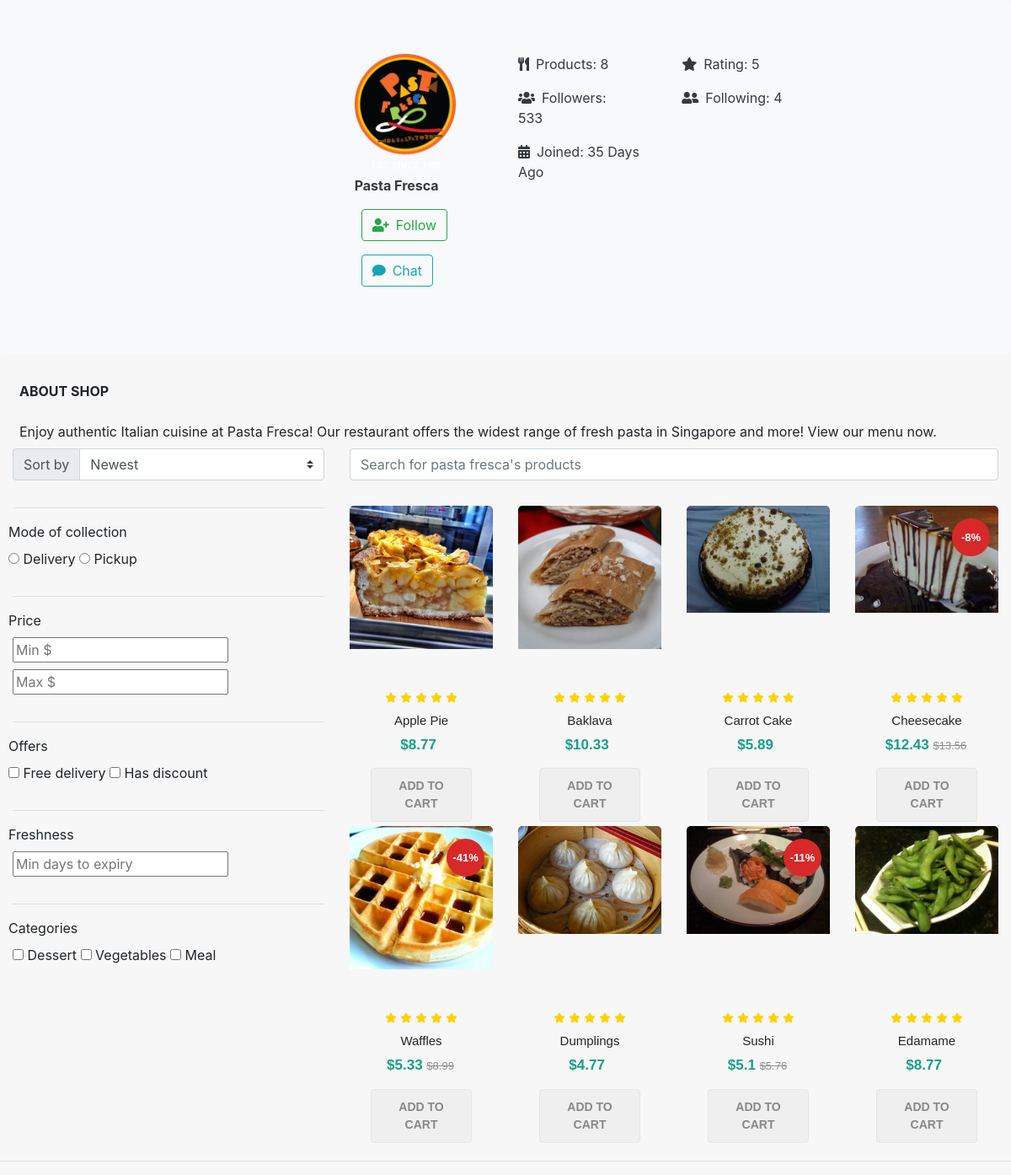
Screenshot of /view_company.php?company_name=pasta fresca with the database file from the repository.
### tables this page shows
CREATE TABLE IF NOT EXISTS `company` (
  `company_id` int(255) NOT NULL AUTO_INCREMENT,
  `address` varchar(1000) NOT NULL,
  `description` varchar(9999) NOT NULL,
  `following` varchar(1000) NOT NULL,
  `joined_date` date NOT NULL,
  `name` varchar(255) NOT NULL,
  `password` varchar(1000) NOT NULL,
  `rating` float NOT NULL,
  PRIMARY KEY (`company_id`)
);

CREATE TABLE IF NOT EXISTS `product` (
  `product_id` int(255) NOT NULL AUTO_INCREMENT,
  `company_id` int(255) NOT NULL,
  `decay_date` date NOT NULL,
  `decay_time` time(6) NOT NULL,
  `name` varchar(1000) NOT NULL,
  `posted_date` date NOT NULL,
  `posted_time` time(6) NOT NULL,
  `price_after` float NOT NULL,
  `price_before` float NOT NULL,
  `quantity` int(255) NOT NULL,
  `type` varchar(1000) NOT NULL,
  `mode_of_collection` varchar(9999) NOT NULL DEFAULT 'pickup',
  PRIMARY KEY (`product_id`)
);

### include/productDAO.php (called while the page is built, shortened)
<?php
class productDAO {
    public function retrieve_product_by_company($company_id){
        $sql = "SELECT * FROM product WHERE company_id = :company_id";
        $connMgr = new ConnectionManager();
        $conn = $connMgr->getConnection();
        $stmt = $conn->prepare($sql);
        $stmt->bindParam(':company_id', $company_id, PDO::PARAM_STR);
        $stmt->setFetchMode(PDO::FETCH_ASSOC);
        $stmt->execute();
        $result = [];
        while($row = $stmt->fetch(PDO::FETCH_ASSOC)) {
            $result[] = new product($row['product_id'], $row['company_id'], $row['decay_date'], $row['decay_time'], $row['name'], $row['posted_date'], $row['posted_time'], $row['price_after'], $row['price_before'], $row['quantity'], $row['type'], $row['mode_of_collection']);
        }
        return $result;
    }
}
?>

### include/companyDAO.php (called while the page is built, shortened)
<?php
class companyDAO {
    public function retrieve_company_from_company_name($name){
        $sql = "SELECT * FROM company WHERE name = :name";
        $connMgr = new ConnectionManager();
        $conn = $connMgr->getConnection();
        $stmt = $conn->prepare($sql);
        $stmt->bindParam(':name', $name, PDO::PARAM_STR);
        $stmt->setFetchMode(PDO::FETCH_ASSOC);
        $stmt->execute();
        while($row = $stmt->fetch(PDO::FETCH_ASSOC)) {
            $result = new company($row['company_id'], $row['address'], $row['description'], $row['following'], $row['joined_date'], $row['name'], $row['password'], $row['rating']);
        }
        return $result;
    }
}
?>

### include/company.php (called while the page is built, shortened)
<?php
class company {
    private $description;
    private $following;
    private $joined_date;
    private $rating;
    public function __construct($company_id, $address, $description, $following, $joined_date, $name, $password, $rating)
    {
        $this->description = $description;
        $this->following = $following;
        $this->joined_date = $joined_date;
        $this->rating = $rating;
    }
    public function get_description()
    {
        return $this->description;
    }
    public function get_following()
    {
        return $this->following;
    }
    public function get_joined_date()
    {
        return $this->joined_date;
    }
    public function get_rating()
    {
        return $this->rating;
    }
}
?>

### include/product.php (called while the page is built, shortened)
<?php
class product {
    private $product_id;
    private $company_id;
    private $decay_date;
    private $decay_time;
    private $name;
    private $posted_date;
    private $posted_time;
    private $price_after;
    private $price_before;
    private $quantity;
    private $type;
    private $mode_of_collection;
    public function __construct($product_id, $company_id, $decay_date, $decay_time, $name, $posted_date, $posted_time, $price_after, $price_before, $quantity, $type, $mode_of_collection)
    {
        $this->product_id = $product_id;
        $this->company_id = $company_id;
        $this->decay_date = $decay_date;
        $this->decay_time = $decay_time;
        $this->name = $name;
        $this->posted_date = $posted_date;
        $this->posted_time = $posted_time;
        $this->price_after = $price_after;
        $this->price_before = $price_before;
        $this->quantity = $quantity;
        $this->type = $type;
        $this->mode_of_collection = $mode_of_collection;
    }
    public function get_product_id()
    {
        return $this->product_id;
    }
    public function get_company_id()
    {
        return $this->company_id;
    }
    public function get_decay_date()
    {
        return $this->decay_date;
    }
    public function get_decay_time()
    {
        return $this->decay_time;
    }
    public function get_name()
    {
        return $this->name;
    }
    public function get_posted_date()
    {
        return $this->posted_date;
    }
    public function get_posted_time()
    {
        return $this->posted_time;
    }
    public function get_price_after()
    {
        return $this->price_after;
    }
    public function get_price_before()
    {
        return $this->price_before;
    }
    public function get_quantity()
    {
        return $this->quantity;
    }
    public function get_type()
    {
        return $this->type;
    }
    public function get_mode_of_collection()
    {
        return $this->mode_of_collection;
    }
}
?>

### view_company.php (the view, shortened to what this page needs)
<head>
</head>
<?php
  $companyDAO = new companyDAO();
  if (isset($_GET["company_name"])) {
      $company_name = $_GET["company_name"];
  }
  else {
    $company_name = "saizeriya";
    $company_id = "1";
  }
  $company = $companyDAO->retrieve_company_from_company_name($company_name);
  $company_id = $company-> get_company_id();
  $company_description = $company-> get_description();
  $company_following = $company-> get_following();
  $company_joined_date = $company-> get_joined_date();
  $company_rating = $company-> get_rating();
?>
<html>
<head>
  <link rel="stylesheet" href="https://use.fontawesome.com/releases/v5.11.2/css/all.css">
  <link rel="stylesheet" href="https://stackpath.bootstrapcdn.com/bootstrap/4.3.1/css/bootstrap.min.css">
  <link rel='stylesheet' href='css\maincss.css'>
<?php
    $productDAO = new productDAO();
    $company_products = $productDAO->retrieve_product_by_company($company_id);
    $company_products_count = count($company_products);
    $company_followers_count = "533";
    $start = strtotime($company_joined_date);
    $end = strtotime(date('Y-m-d'));
    $company_joined_days_ago = ceil(abs($end - $start) / 86400);
    $company_following_arr = explode(",", $company_following);
    $company_following_count = count($company_following_arr);
?>
<div class="jumbotron bg-light" name="companyinfo">
    <div class="row text-dark text-capitalize mb-3">
        <div class="col-md-4">
        </div>
        <div class="col-md-2">
            <img class="mr-2 mb-2" width="120px" src="images/profile_picture/company/<?php echo $company_id ?>.png"></img>
            <span class="font-weight-bold "><?php echo $company_name ?></span>
            <button type="button" id="follow_button" class="btn btn-outline-success ml-2 mt-3 mb-3" onclick='process_follow()'><i class="fas fa-user-plus mr-2"></i>Follow</button>
            <button type="button" onclick="location.href='inbox.php?user_id=1&user_type=user&target_id=<?php echo $company_id?>&target_type=company&target_name=<?php echo $company_name?>'" class="btn btn-outline-info ml-2"><i class="fas fa-comment mr-2"></i>Chat</button>
        </div>
        <div class="col-sm-6 col-md-2">
            <div class="mb-3"><i class="fas fa-utensils mr-2"></i>Products: <?php echo $company_products_count ?></div>
            <div class="mb-3"><i class="fas fa-users mr-2"></i>Followers: <div id='followers_count'><?php echo $company_followers_count ?></div></div>
            <div class="mb-3"><i class="fas fa-calendar-alt mr-2"></i>Joined: <?php echo $company_joined_days_ago ." Days Ago" ?></div>
        </div>
        <div class="col-sm-6 col-md-2">
            <div class="mb-3"><i class="fas fa-star mr-2"></i>Rating: <?php echo $company_rating ?></div>
            <div class="mb-3"><i class="fas fa-user-friends mr-2"></i>Following: <?php echo $company_following_count ?></div>
        </div>
        <div class="col-sm-6 col-md-2">
        </div>
    </div>
</div>
</head>
<body>
<div class='container-fluid'>
    <div class='row ml-2'>
        <div class='font-weight-bold'>ABOUT SHOP</div>
        <br>
        <span class='mb-2 '>
            <?php
                echo $company_description;
            ?>
        </span>
    </div>
    <div class='row'>
        <div name="filterform" class="col-md-4">
            <div class="form-row ">
                <div class="form-group col-12">
                    <div class="input-group">
                        <span class="input-group-prepend">
                            <label class="input-group-text" for="inputGroupSelect01">
                            Sort by</label>
                        </span>
                        <select class="form-control custom-select " id="sort_by" onchange = "sort_products();"                                                                                                                >
                            <option selected value="1">Newest</option>
                        </select>
                    </div>
                </div>
            </div>
            <hr>
            <div class="form-row mb-2">
                Mode of collection
            </div>
            <div class="form-row">
                <div class="form-group">
                    <input type="radio" id="mode_of_collection_delivery" name="mode_of_collection" value="delivery" onchange ='search_filter()'> Delivery
                    <input type="radio" id="mode_of_collection_pickup" name="mode_of_collection" value="pickup" onchange ='search_filter()'> Pickup
                </div>
            </div>
            <hr>
            <div class="form-row mb-2">
                Price
            </div>
            <div class="form-row">
                <div class="form-group col-12">
                    <input type="text" id="price_min" class="mb-2" oninput ='search_filter()' placeholder='Min $'></input>
                    <input type="text" id="price_max" oninput ='search_filter()' placeholder='Max $'></input>
                </div>
            </div>
            <hr>
            <div class="form-row mb-2">
                Offers
            </div>
            <div class="form-row">
                <div class="form-group">
                    <input type="checkbox" id="offers_free_delivery" onchange ='search_filter()'> Free delivery
                    <input type="checkbox" id="offers_has_discount" onchange ='search_filter()'> Has discount
                </div>
            </div>
            <hr>
            <div class="form-row mb-2">
                Freshness
            </div>
            <div class="form-row">
                <div class="form-group col-12">
                    <input type="number" id="freshness_min_days_to_expiry" min="1" step="1" oninput ='search_filter()' placeholder='Min days to expiry'></input>
                </div>
            </div>
            <hr>
            <div class="form-row mb-2">
                Categories
            </div>
            <div class="form-row">
                <div class="form-group col-12">
                    <input type="checkbox" id="categories_dessert" onchange ='search_filter()'> Dessert
                    <input type="checkbox" id="categories_vegetables" onchange ='search_filter()'> Vegetables
                    <input type="checkbox" id="categories_meal" onchange ='search_filter()'> Meal
                </div>
            </div>
        </div>
        <div class="grid_beside_filterform col-md-8">
            <div class="row" name="search_for_products">
                <div class="form-group col-12">
                    <input type="text" class="form-control" name="x" id="search_for_products" oninput ='search_filter()' placeholder="Search for <?php echo $company_name?>'s products">
                    <span class="input-group-btn">
                        <button class="btn btn-default" type="button">
                        </button>
                    </span>
                </div>
            </div>
            <div class="row" name="main_product_grid">
                <?php
                    foreach ($company_products as $product) {
                        $product_id = $product->get_product_id();
                        $company_id = $product->get_company_id();
                        $decay_date = $product->get_decay_date();
                        $decay_time = $product->get_decay_time();
                        $name = $product->get_name();
                        $posted_date = $product->get_posted_date();
                        $posted_time = $product->get_posted_time();
                        $price_after = $product->get_price_after();
                        $price_before = $product->get_price_before();
                        $quantity = $product->get_quantity();
                        $type = $product->get_type();
                        $mode_of_collection = $product->get_mode_of_collection();
                        $discount = round((($price_before-$price_after)/$price_before)*100,0);
                        if ($discount == 0.0) {
                            $price_before_modified = "";
                        }
                        else {
                            $price_before_modified = "$" . $price_before;
                        }
                        echo "
                        <div class='col-xl-3 col-lg-4 col-sm-6 single_product_grid' name='$product_id,$company_id,$decay_date,$decay_time,$name,$posted_date,$posted_time,$price_after,$price_before,$quantity,$type,$mode_of_collection'>
                        <div class='product-grid'>
                            <div class='product-image'>
                                <img class='pic-1'  src='images/$type/$name.jpg'>";
                                if ($discount != 0.0) {
                                    echo "<span class='product-discount-label'>-$discount%</span>";
                                }
                                echo "
                            </div>
                            <div class='product-content'>
                                <ul class='rating'>
                                    <li class='fa fa-star'></li>
                                    <li class='fa fa-star'></li>
                                    <li class='fa fa-star'></li>
                                    <li class='fa fa-star'></li>
                                    <li class='fa fa-star'></li>
                                </ul>
                                <h3 class='title'>" . str_replace('_',' ',$name) . "</h3>
                                <div class='price'>
                                    $$price_after
                                    <span>$price_before_modified</span>
                                </div>
                                <button class='add-to-cart' href='#' id='" . $product_id . "," . str_replace('_',' ',$name) . "' onclick='add_to_cart()'>ADD TO CART</button>
                            </div>
                        </div>
                    </div>
                        ";
                    }
                ?>
            </div>
        </div>
    </div>
</div>
<hr>
</body>
</html>

### rows the page displays
company: rating "5", following "4", description "Enjoy authentic Italian cuisine at Pasta Fresca! Our restaurant offers the widest range of fresh pasta in Singapore and more! View our menu now."
product: type+name (picture), name "Apple Pie", price_after "8.77"
product: type+name (picture), name "Baklava", price_after "10.33"
product: type+name (picture), name "Carrot Cake", price_after "5.89"
product: type+name (picture), discount "8", name "Cheesecake", price_after "12.43", price_before "$13.56"
product: type+name (picture), discount "41", name "Waffles", price_after "5.33", price_before "$8.99"
product: type+name (picture), name "Dumplings", price_after "4.77"
product: type+name (picture), discount "11", name "Sushi", price_after "5.1", price_before "$5.76"
product: type+name (picture), name "Edamame", price_after "8.77"

### other values shown
$company_name "Pasta Fresca"
$company_products_count "8"
$company_followers_count "533"
